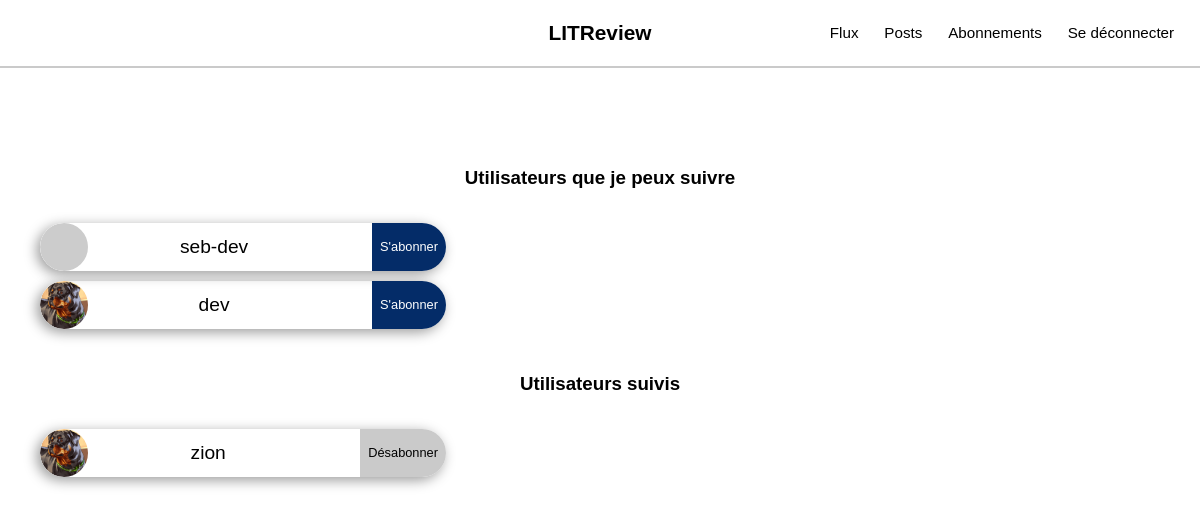
The app's page /follow/ (signed in) with its own data.
### authentication/models.py (models this page shows)
class User(AbstractUser):
    image_profil = models.ImageField(verbose_name='Image profil', upload_to='images/profils/', null=True, blank=True, help_text="Max: 2mo")

### followers/views.py (the view, shortened to what this page needs)
# urls.py: path('follow/', FollowersView.as_view(), name="followers_list"),
class FollowersView(View):
    def get(self, request):
        if not request.user.is_anonymous:
            followed_users = UserFollows.objects.filter(user=request.user)
            excluded_ids = [u.followed_user.id for u in followed_users]
            excluded_ids.append(request.user.id)
            i_follow_users_ids = [u.followed_user.id for u in followed_users]
            i_follow_users = []
            if len(i_follow_users_ids):
                i_follow_users = User.objects.filter(id__in=i_follow_users_ids)
            followable_users = User.objects.exclude(id__in=excluded_ids)
            return render(request, 'followers/list_view.html', {
                'followable_users': followable_users,
                'i_follow_users': i_follow_users
                })

### followers/templates/followers/list_view.html (shortened to what this page needs)
{% extends 'core/base.html'%}
{% load static %}
{% block content %}
<div id="users">
    <div class="follow-user container">
        {% if followable_users|length > 0 %}
        <h3 class="text-black">Utilisateurs que je peux suivre</h3>
        <ul>
            {% for followable_user in followable_users %}
            <li class="single-form">
                <form action="{% url 'following' followable_user.id %}" method='POST'>
                    {% if followable_user.image_profil %}
                    <img class="circle-img" src="{% url 'media' followable_user.image_profil %}" alt="">
                    {% else %}
                    <img class="circle-img" src="https://via.placeholder.com/300/CACACA/000000/?text={{ followable_user.username|make_list|first|upper }}" alt="">
                    {% endif %}
                    <p>{{ followable_user.username }}</p>
                    <input class="btn-primary" type="submit" value="S'abonner" />
                </form>
            </li>
            {% endfor %}
        </ul>
        {% else %}
        <h3 class="text-grey">Utilisateurs que je peux suivre</h3>
    </div>
    {% endif %}
    <div class="follow-user container">
        {% if i_follow_users|length > 0 %}
        <h3 class="text-black">Utilisateurs suivis</h3>
        <ul>
            {% for i_f_user in i_follow_users %}
            <li class="single-form">
                <form action="{% url 'following' i_f_user.id %}" method='POST'>
                    {% if i_f_user.image_profil %}
                    <img class="circle-img" src="{% url 'media' i_f_user.image_profil %}" alt="">
                    {% else %}
                    <img class="circle-img" src="https://via.placeholder.com/300/CACACA/000000/?text={{ i_f_user.username|make_list|first|upper }}" alt="">
                    {% endif %}
                    <p>{{ i_f_user.username }}</p>
                    <input class="btn-grey" type="submit" value="Désabonner" />
                </form>
            </li>
            {% endfor %}
        </ul>
        {% else %}
        <h3 class="text-grey">Utilisateurs suivis</h3>
    </div>
    {% endif %}
</div>
{% endblock %}

### core/static/core/css/style.css (style rules this page uses)
body { position: relative; width: 100%; box-sizing: content-box; font-family: 'Lucida Sans', 'Lucida Sans Regular', 'Lucida Grande', 'Lucida Sans Unicode', Geneva, Verdana, sans-serif; }
.signup, .spliter .login, .single-form { width: 40%; }
form, form p, .signup, .single-form, .container { display: flex; flex-flow: column nowrap; }
.container .signup, .container .single-form, .logout { align-self: center; }
form input[type="submit"], a.btn-ticket, a.btn-manage { align-self: flex-end; }
.btn-primary { background-color: rgb(4, 44, 104); border: 1px solid rgb(4, 44, 104); color: white; }
.btn-grey { background-color: #cacaca; border: 2px solid #cacaca; color: black; }
.follow-user h3 { text-align: center; }
.follow-user form { justify-content: space-between; align-items: center; flex-flow: row nowrap; border-radius: 2rem; margin-bottom: 0.6rem; overflow: hidden; box-sizing: content-box; box-shadow: -0.2rem 0.2rem 0.8rem rgba(0, 0, 0, 0.4); height: 3rem; }
.follow-user form p { display: block; max-width: 50%; margin: 0; margin-right: 2rem; font-size: 1.2rem; }
.follow-user form img.circle-img { width: 3rem; height: 3rem; object-fit: contain; border-radius: 50%; }
.follow-user form input { height: 3rem; border: none; padding: 1rem 0.5rem; font-size: 0.8rem; }
@media all and (min-width: 1024px) { .signup, .spliter .login, .single-form { width: 35%; } }

### records on screen
User: username "seb-dev"
User: image_profil (picture), username "dev"
User: image_profil (picture), username "zion"
